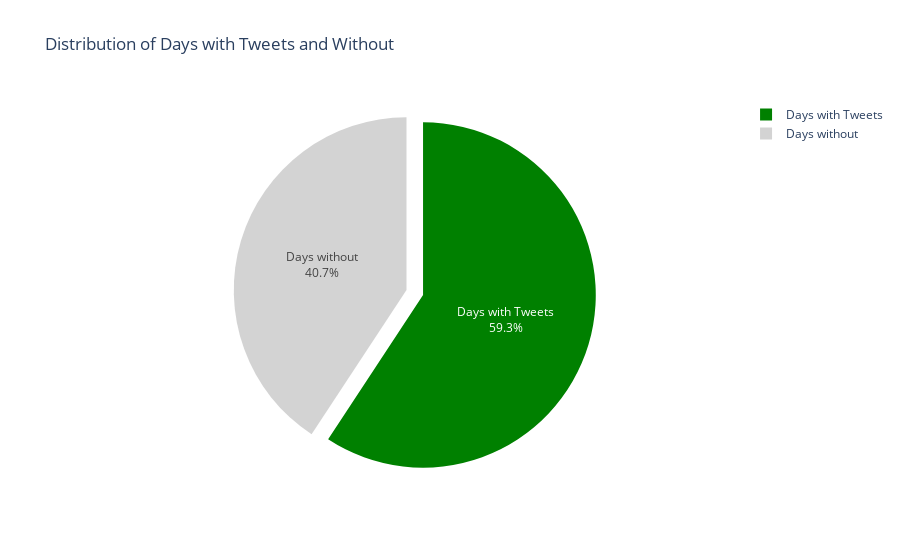

Source (notebook cell):
### Code cell
import plotly.express as px


# Create a DataFrame
data = pd.DataFrame({'Category': ['Days with Tweets', 'Days without'], 'Count': [days_with_values, days_with_nulls]})

# Define custom colors
colors = ['green', 'lightgray']

# Create an interactive 3D pie chart
fig = px.pie(data, names='Category', values='Count', title='Distribution of Days with Tweets and Without')
fig.update_traces(textinfo='percent+label', pull=[0.1, 0])  

# Customize colors
fig.update_traces(marker=dict(colors=colors))
# Show the interactive 3D pie chart
fig.show()

### Figure 1 — Plotly figure (JSON) as saved in the notebook; plotly's stock layout.template omitted (floating-point values rounded to 4 significant figures)
{"data": [{"domain": {"x": [0, 1], "y": [0, 1]}, "hovertemplate": "Category=%{label}<br>Count=%{value}<extra></extra>", "labels": ["Days with Tweets", "Days without"], "legendgroup": "", "marker": {"colors": ["green", "lightgray"]}, "name": "", "pull": [0.1, 0], "showlegend": true, "textinfo": "percent+label", "type": "pie", "values": [48, 33]}], "layout": {"legend": {"tracegroupgap": 0}, "title": {"text": "Distribution of Days with Tweets and Without"}}}
